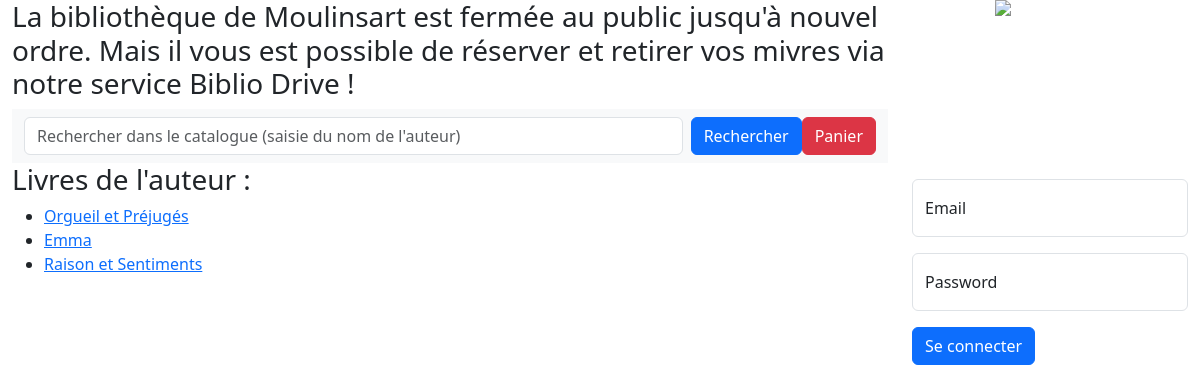
The app's page /lister_livres.php?noauteur=Austen with its own data.
### tables this page shows
CREATE TABLE `livre` (
  `nolivre` int(11) NOT NULL,
  `noauteur` int(11) NOT NULL,
  `titre` varchar(128) NOT NULL,
  `isbn13` char(13) NOT NULL,
  `anneeparution` int(11) NOT NULL,
  `detail` text NOT NULL,
  `dateajout` date DEFAULT NULL,
  `photo` varchar(255) DEFAULT NULL
);

### lister_livres.php (the view, shortened to what this page needs)
<!DOCTYPE html>
<html lang="fr">
<head>
  <link href="https://cdn.jsdelivr.net/npm/bootstrap@5.3.3/dist/css/bootstrap.min.css" rel="stylesheet">
<body>
    <?php
    include 'entete.php'
    ?>
<div class="row">
 <div class="col-md-9">
 <?php
if (isset($_GET['noauteur']) && !empty($_GET['noauteur'])) {
    $noauteur = $_GET['noauteur'];
    $sqlAuteur = "SELECT noauteur FROM auteur WHERE nom = :nom";
    $stmt = $connexion->prepare($sqlAuteur);
    $stmt->bindParam(':nom', $noauteur, PDO::PARAM_STR);
    try {
        $stmt->execute();
        $auteur = $stmt->fetch(PDO::FETCH_ASSOC);
        if ($auteur) {
            $sqlLivres = "SELECT titre, nolivre FROM livre WHERE noauteur = :noauteur";
            $stmtLivres = $connexion->prepare($sqlLivres);
            $stmtLivres->bindParam(':noauteur', $auteur['noauteur'], PDO::PARAM_INT);
            $stmtLivres->execute();
            $livres = $stmtLivres->fetchAll(PDO::FETCH_ASSOC);
            if ($livres) {
                echo "<h3>Livres de l'auteur :</h3>";
                echo "<ul>";
                echo "<form action='detail.php' method = 'get'>";
                foreach ($livres as $livre) {
                    echo "<li><a href='detail.php?nolivre=".$livre['nolivre']."'>".$livre['titre'] . "</a></li>";
                }
                echo "</form>";
                echo "</ul>";
            } else {
                echo "<p>Aucun livre trouvé pour cet auteur.</p>";
            }
        } else {
            echo "<p>Auteur non trouvé pour le nom : ".$noauteur."</p>";
        }
    } catch (PDOException $e) {
        echo "Erreur lors de l'exécution de la requête : " . $e->getMessage();
    }
} else {
    echo "<p>Veuillez entrer le nom de l'auteur pour effectuer la recherche.</p>";
}
?>
</div>
 <div class="col-md-3">
 <?php
    include 'authent.php'
    ?>
 </div>
 </div>
</body>
</html>

### records on screen
livre: titre "Orgueil et Préjugés"
livre: titre "Emma"
livre: titre "Raison et Sentiments"
